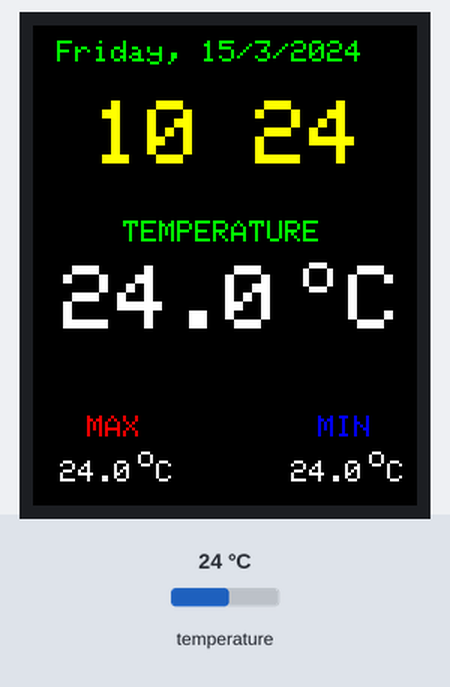
The sketch below on a simulated Arduino Uno, built with avr-gcc and run on an emulated ATmega328P. Shown: 128×160 colour display. The inputs (shaded band) are chosen by the test bench; at power-on: temperature 24 °C. The local clock reads 2024-03-15 10:24:30 at power-on unless the sketch sets it.

Above: at 1.3 s.
1.4 s: temperature set to 12 °C
At 2.5 s:
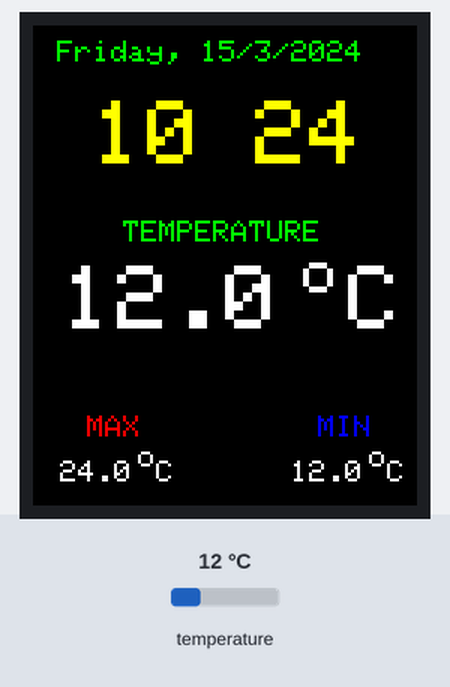
3.7 s: temperature set to 19 °C
At 4.6 s:
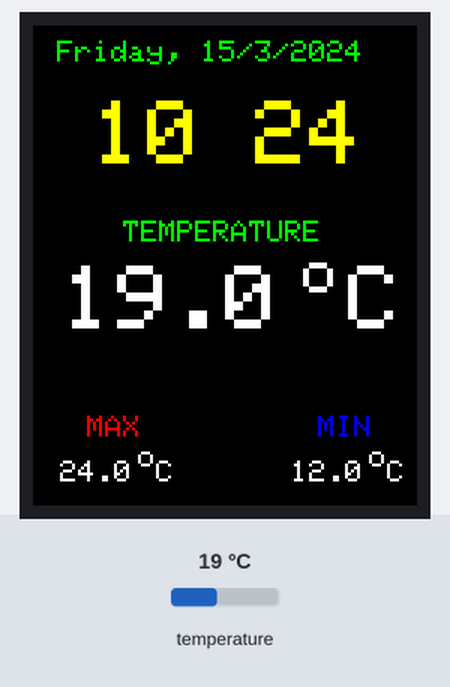
5.7 s: temperature set to 28 °C
At 31.2 s:
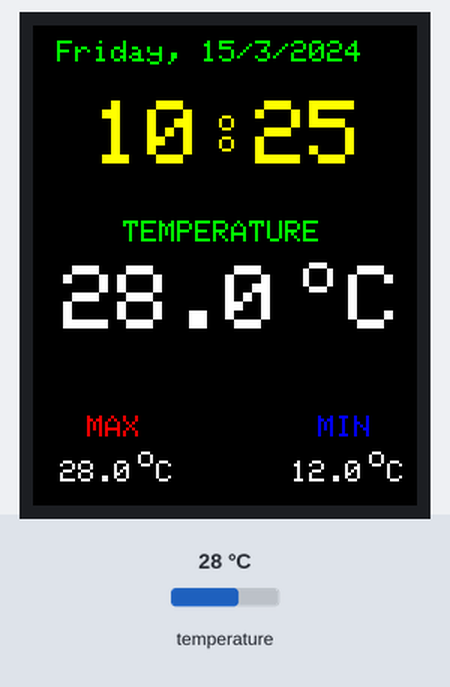
Timing chart, 0 to 32.7 s (numbered marks = the images above; inputs shaded):
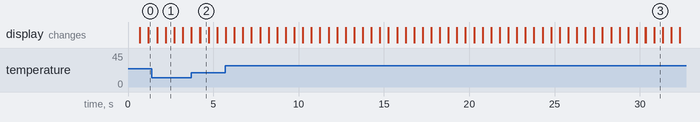

Measured:
- after the input at 1.4 s, the display: first differs from a run without the input after 0.81 s (image 1)
- after the input at 3.7 s, the display: first differs from a run without the input after 0.52 s (image 2)
- what the display in image 1 shows lasts 0.5 s, from 2.2 s to 2.7 s

The sketch:

educ8stv_rtctft160.ino
```cpp
// original sketch from http://educ8s.tv/arduino-real-time-clock/
// Nicu FLORICA (niq_ro) from http://www.arduinotehniq.com
// made some chenages for animate display with blinking signs


#include <Adafruit_ST7735.h>
#include <Adafruit_GFX.h>
#include <Wire.h>
#include "Sodaq_DS3231.h"
#include <SPI.h>

#define TFT_CS     9
#define TFT_RST    7
#define TFT_DC     8
Adafruit_ST7735 tft = Adafruit_ST7735(TFT_CS,  TFT_DC, TFT_RST);

// Option 2: use any pins but a little slower!
#define TFT_SCLK 13   // set these to be whatever pins you like!
#define TFT_MOSI 11   // set these to be whatever pins you like!

float maxTemperature=0;
float minTemperature=200;
char charMinTemperature[10];
char charMaxTemperature[10];
char timeChar[100];
char dateChar[50];
char temperatureChar[10];

float temperature = 0;
float previousTemperature = 0;

String dateString;
int minuteNow=0;
int minutePrevious=0;

void setup ()
{
    tft.initR(INITR_BLACKTAB);
    tft.fillScreen(ST7735_BLACK);
    Serial.begin(57600);
    Wire.begin();
    rtc.begin();
    printText("TEMPERATURE", ST7735_GREEN,30,65,1);  // Temperature Static Text
    printText("MAX", ST7735_RED,18,130,1);
    printText("MIN", ST7735_BLUE,95,130,1);
 //   setRTCTime();
}

uint32_t old_ts;

void loop ()
{
  float temperature = rtc.getTemperature();
  DateTime now = rtc.now(); //get the current date-time
  uint32_t ts = now.getEpoch();

    if (old_ts == 0 || old_ts != ts) {
	old_ts = ts;

  minuteNow = now.minute();
  if(minuteNow!=minutePrevious)
  {
    dateString = getDayOfWeek(now.dayOfWeek())+", ";
    dateString = dateString+String(now.date())+"/"+String(now.month());
    dateString= dateString+"/"+ String(now.year());
    minutePrevious = minuteNow;
    String hours = "";
    if(now.hour()<10)
    {
         hours = hours+" "+String(now.hour());
    }else
    hours = hours+ String(now.hour());
    if(now.minute()<10)
    {
        hours = hours+" 0"+String(now.minute());
    }else
    {
        hours = hours+" "+String(now.minute());
    }

    hours.toCharArray(timeChar,100);
    tft.fillRect(10,0,160,65,ST7735_BLACK);
  //  printText(timeChar, ST7735_WHITE,20,25,3);
    printText(timeChar, ST7735_YELLOW,20,25,3);
    dateString.toCharArray(dateChar,50);
    printText(dateChar, ST7735_GREEN,8,5,1);
  }

  if(temperature != previousTemperature)
  {
    previousTemperature = temperature;
    String temperatureString = String(temperature,1);
    temperatureString.toCharArray(temperatureChar,10);
    tft.fillRect(10,80,128,30,ST7735_BLACK);
    printText(temperatureChar, ST7735_WHITE,10,80,3);
    printText("o", ST7735_WHITE,90,75,2);
    printText("C", ST7735_WHITE,105,80,3);

    if(temperature>maxTemperature)
    {
      maxTemperature = temperature;
      dtostrf(maxTemperature,5, 1, charMaxTemperature);
      tft.fillRect(3,142,33,20,ST7735_BLACK);
      printText(charMaxTemperature, ST7735_WHITE,3,145,1);
      printText("o", ST7735_WHITE,35,140,1);
      printText("C", ST7735_WHITE,41,145,1);
    }
    if(temperature<minTemperature)
    {
      minTemperature = temperature;
      dtostrf(minTemperature,5, 1, charMinTemperature);
      tft.fillRect(75,140,36,18,ST7735_BLACK);
      printText(charMinTemperature, ST7735_WHITE,80,145,1);
      printText("o", ST7735_WHITE,112,140,1);
      printText("C", ST7735_WHITE,118,145,1);
    }
  }
}
delay(500);
//     printText("o", ST7735_WHITE,62,28,1);
//     printText("o", ST7735_WHITE,62,35,1);
     printText("o", ST7735_YELLOW,62,28,1);
     printText("o", ST7735_YELLOW,62,35,1);

delay(500);
     printText("o", ST7735_BLACK,62,28,1);
     printText("o", ST7735_BLACK,62,35,1);
}

void setRTCTime()
{
  //DateTime dt(2015, 8, 27, 9, 35, 30, 4); // Year, Month, Day, Hour, Minutes, Seconds, Day of Week
DateTime dt(2016, 10, 31, 14, 55, 30, 1); // Year, Month, Day, Hour, Minutes, Seconds, Day of Week
  rtc.setDateTime(dt); //Adjust date-time as defined 'dt' above
}

void printText(char *text, uint16_t color, int x, int y,int textSize)
{
  tft.setCursor(x, y);
  tft.setTextColor(color);
  tft.setTextSize(textSize);
  tft.setTextWrap(true);
  tft.print(text);
}

String getDayOfWeek(int i)
{
  switch(i)
  {
    case 1: return "Monday";break;
    case 2: return "Tuesday";break;
    case 3: return "Wednesday";break;
    case 4: return "Thursday";break;
    case 5: return "Friday";break;
    case 6: return "Saturday";break;
    case 7: return "Sunday";break;
    default: return "Monday";break;
  }
}
```
